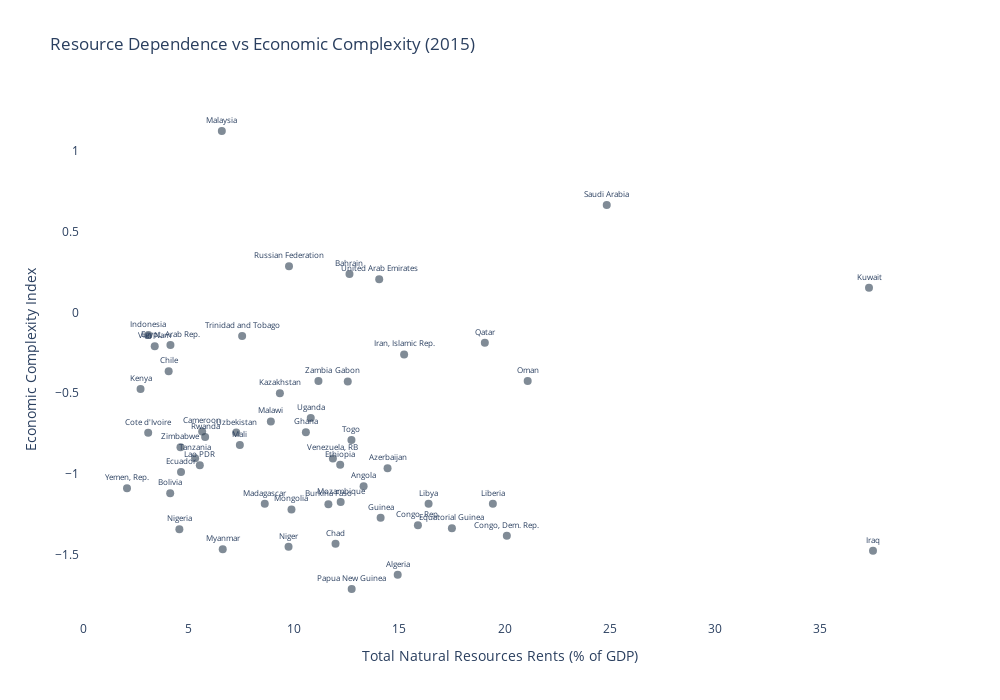

Notebook code cell kept with this figure:
### Markdown cell above
# Scatter: Resource Dependence vs ECI (with country labels)

### Code cell
# Take a snapshot year (e.g., 2015 or latest available)
snapshot = high_resource_countries_df[high_resource_countries_df['Year'] == 2015].copy()

fig = go.Figure()

fig.add_trace(go.Scatter(
    x=snapshot['Total natural resources rents (% of GDP)'],
    y=snapshot['Economic Complexity Index'],
    mode='markers+text',
    text=snapshot['Country Name'],
    textposition='top center',
    textfont=dict(size=8),
    marker=dict(size=8, color='#2C3E50', opacity=0.6),
    hovertemplate='<b>%{text}</b><br>Resource Rents: %{x:.1f}%<br>ECI: %{y:.2f}<extra></extra>'
))

fig.update_layout(
    title='Resource Dependence vs Economic Complexity (2015)',
    xaxis_title='Total Natural Resources Rents (% of GDP)',
    yaxis_title='Economic Complexity Index',
    plot_bgcolor='white', paper_bgcolor='white',
    height=700, width=1000
)
fig.show()
fig.write_html('C:/Users/emili/OneDrive/Documentos/LSE MPA DSPP/AT 2025/Capstone/Descriptive Statistics/resource dependence vs economic complexity.html')

### Figure 1 — Plotly figure (JSON) as saved in the notebook; plotly's stock layout.template omitted (floating-point values rounded to 4 significant figures)
{"data": [{"hovertemplate": "<b>%{text}</b><br>Resource Rents: %{x:.1f}%<br>ECI: %{y:.2f}<extra></extra>", "marker": {"color": "#2C3E50", "opacity": 0.6, "size": 8}, "mode": "markers+text", "text": ["Angola", "United Arab Emirates", "Azerbaijan", "Burkina Faso", "Bahrain", "Bolivia", "Chile", "Cote d'Ivoire", "Cameroon", "Congo, Dem. Rep.", "Congo, Rep.", "Algeria", "Ecuador", "Egypt, Arab Rep.", "Ethiopia", "Gabon", "Ghana", "Guinea", "Equatorial Guinea", "Indonesia", "Iran, Islamic Rep.", "Iraq", "Kazakhstan", "Kenya", "Kuwait", "Lao PDR", "Liberia", "Libya", "Madagascar", "Mali", "Myanmar", "Mongolia", "Mozambique", "Malawi", "Malaysia", "Niger", "Nigeria", "Oman", "Papua New Guinea", "Qatar", "Russian Federation", "Rwanda", "Saudi Arabia", "Chad", "Togo", "Trinidad and Tobago", "Tanzania", "Uganda", "Uzbekistan", "Venezuela, RB", "Viet Nam", "Yemen, Rep.", "Zambia", "Zimbabwe"], "textfont": {"size": 8}, "textposition": "top center", "type": "scatter", "x": [13.31, 14.05, 14.44, 11.63, 12.63, 4.118, 4.045, 3.073, 5.636, 20.11, 15.89, 14.93, 4.632, 4.129, 12.19, 12.55, 10.56, 14.11, 17.5, 3.081, 15.23, 37.5, 9.329, 2.71, 37.31, 5.525, 19.45, 16.39, 8.61, 7.427, 6.613, 9.879, 12.22, 8.899, 6.571, 9.74, 4.554, 21.1, 12.74, 19.06, 9.762, 5.778, 24.86, 11.97, 12.73, 7.535, 5.302, 10.79, 7.255, 11.85, 3.383, 2.066, 11.16, 4.606], "y": [-1.078, 0.205, -0.967, -1.189, 0.237, -1.122, -0.366, -0.747, -0.738, -1.385, -1.32, -1.626, -0.99, -0.203, -0.945, -0.428, -0.743, -1.273, -1.339, -0.14, -0.261, -1.478, -0.501, -0.475, 0.152, -0.948, -1.186, -1.187, -1.186, -0.823, -1.468, -1.222, -1.176, -0.676, 1.124, -1.453, -1.345, -0.426, -1.715, -0.189, 0.285, -0.773, 0.665, -1.435, -0.792, -0.146, -0.905, -0.655, -0.745, -0.906, -0.211, -1.09, -0.425, -0.836]}], "layout": {"height": 700, "paper_bgcolor": "white", "plot_bgcolor": "white", "title": {"text": "Resource Dependence vs Economic Complexity (2015)"}, "width": 1000, "xaxis": {"title": {"text": "Total Natural Resources Rents (% of GDP)"}}, "yaxis": {"title": {"text": "Economic Complexity Index"}}}}
